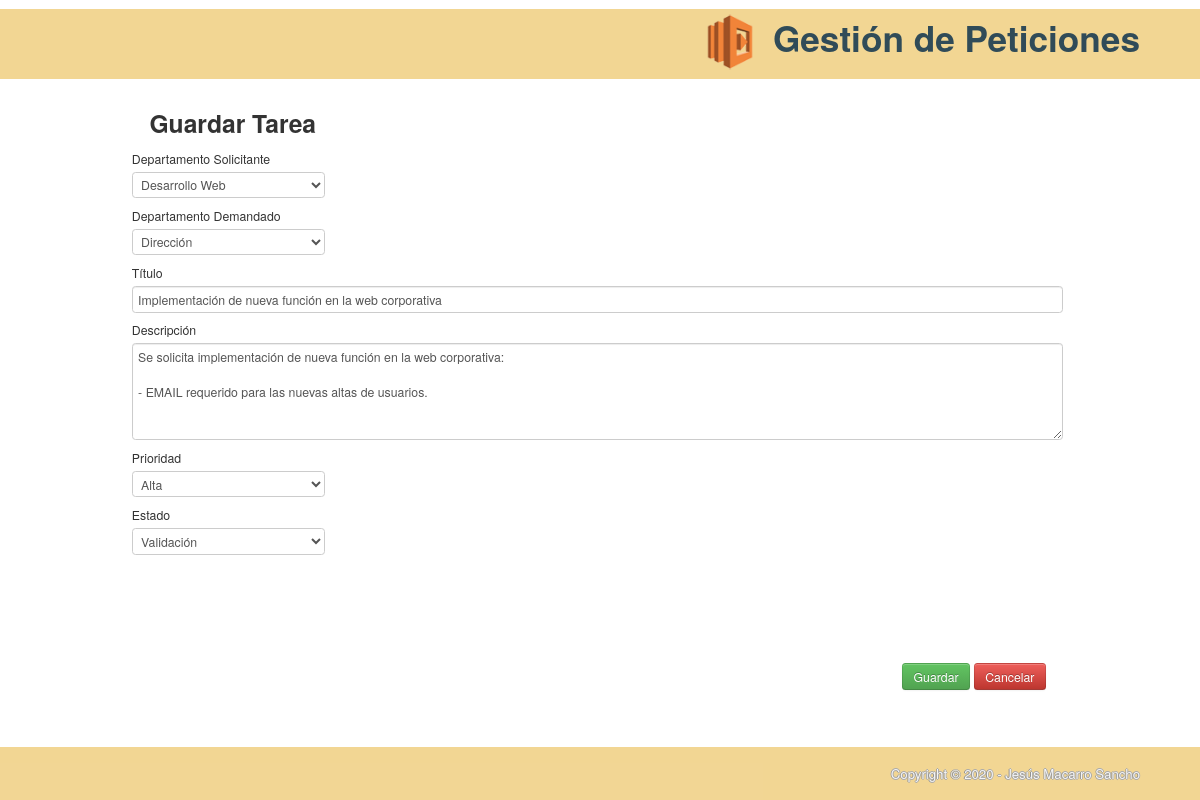
The app's page /tareas/guardar/3 with its own data.
### tables this page shows
CREATE TABLE `tareas`(
    `id_tarea` INT(5) NOT NULL AUTO_INCREMENT COMMENT 'Identificador de la tarea.',
    `dpto_solicitante` TINYINT NOT NULL COMMENT 'Departamento que solicita la tarea.',
    `dpto_demandado` TINYINT NOT NULL COMMENT 'Departamento al que se le demanda la tarea.',
    `titulo_tarea` VARCHAR(200) NOT NULL COMMENT 'Título de la tarea.',
    `descripcion_tarea` TEXT NOT NULL COMMENT 'Descripción de la tarea.',
    `prioridad_tarea` TINYINT NOT NULL COMMENT 'Prioridad para la realización de la tarea.',
    `estado_tarea` TINYINT NOT NULL COMMENT 'Estado en el que se encuentra la tarea.',
    PRIMARY KEY(`id_tarea`)
);

### application/controllers/Tareas.php (called while the page is built, shortened)
<?php
class Tareas extends CI_Controller {
    public function guardar ($id_tarea = null) {
        $data = array ();
        $this -> load -> model ('tarea_model');
        $this -> load -> model ('departamento_model');
        $this -> load -> model ('prioridad_model');
        $this -> load -> model ('estado_model');
        $data['dptos'] = $this -> departamento_model -> obtener_departamentos ();
        $data['prioridades'] = $this -> prioridad_model -> obtener_prioridades ();
        $data['estados'] = $this -> estado_model -> obtener_estados ();
        if ($id_tarea) {
            $tarea = $this -> tarea_model -> obtener_por_id ($id_tarea);
            $data['id_tarea'] = $tarea -> id_tarea;
            $data['dpto_solicitante'] = $tarea -> dpto_solicitante;
            $data['dpto_demandado'] = $tarea -> dpto_demandado;
            $data['titulo_tarea'] = $tarea -> titulo_tarea;
            $data['descripcion_tarea'] = $tarea -> descripcion_tarea;
            $data['prioridad_tarea'] = $tarea -> prioridad_tarea;
            $data['estado_tarea'] = $tarea -> estado_tarea;
        }
        $this -> load -> view ('tareas/header');
        $this -> load -> view ('tareas/guardar', $data);
        $this -> load -> view ('tareas/footer');
    }
}

### index.php (called while the page is built, shortened)
<?php
require_once BASEPATH.'core/CodeIgniter.php';

### application/models/Tarea_model.php (called while the page is built, shortened)
<?php
class Tarea_model extends CI_Model {
   public function obtener_por_id ($id_tarea) {
      $this -> db -> select ('tareas.id_tarea, dpto_solicitante, dpto_demandado, titulo_tarea, descripcion_tarea, prioridad_tarea, estado_tarea, id_prioridad, descripcion_prioridad, sol.id_dpto, sol.nombre_dpto dpto_sol, dem.id_dpto, dem.nombre_dpto dpto_dem, id_estado, descripcion_estado');
      $this -> db -> from ('tareas');
      $this -> db -> join ('prioridades', 'prioridad_tarea = id_prioridad');
      $this -> db -> join ('departamentos sol', 'dpto_solicitante = sol.id_dpto');
      $this -> db -> join ('departamentos dem', 'dpto_demandado = dem.id_dpto');
      $this -> db -> join ('estados', 'estado_tarea = id_estado');
      $this -> db -> where ('id_tarea', $id_tarea);
      $consulta = $this -> db -> get ();
      $resultado = $consulta -> row ();
      return $resultado;
   }
}

### application/models/Departamento_model.php (called while the page is built, shortened)
<?php
class Departamento_model extends CI_Model {
    public function obtener_departamentos () {
        $this -> db -> select ('id_dpto, nombre_dpto');
        $this -> db -> from ('departamentos');
        $this -> db -> order_by ('id_dpto', 'asc');
        $consulta = $this -> db -> get ();
        $resultado = $consulta -> result ();
        return $resultado;
    }
}

### application/models/Prioridad_model.php (called while the page is built, shortened)
<?php
class Prioridad_model extends CI_Model {
    public function obtener_prioridades () {
        $this -> db -> select ('id_prioridad, descripcion_prioridad');
        $this -> db -> from ('prioridades');
        $consulta = $this -> db -> get ();
        $resultado = $consulta -> result ();
        return $resultado;
    }
}

### application/models/Estado_model.php (called while the page is built, shortened)
<?php
class Estado_model extends CI_Model {
    public function obtener_estados () {
        $this -> db -> select ('id_estado, descripcion_estado');
        $this -> db -> from ('estados');
        $consulta = $this -> db -> get ();
        $resultado = $consulta -> result ();
        return $resultado;
    }
}

### application/views/tareas/guardar.php (the view)
<h1> Guardar Tarea </h1>
<form method="post" action="<?php echo base_url () ?>tareas/guardar_post/<?php echo $id_tarea ?>">
    <div class="row">
        <label> Departamento Solicitante </label>
        <select name="dpto_solicitante">
            <?php foreach ($dptos as $item): ?>
                <?php if ($item -> id_dpto == $dpto_solicitante): ?>
                    <option value="<?php echo $item -> nombre_dpto ?>" selected><?php echo $item -> nombre_dpto ?></option>
                <?php else: ?>
                    <option value="<?php echo $item -> nombre_dpto ?>" ><?php echo $item -> nombre_dpto ?></option>
                <?php endif; ?>
            <?php endforeach; ?>
        </select>
        <label> Departamento Demandado </label>
        <select name="dpto_demandado">
            <?php foreach ($dptos as $item): ?>
                <?php if ($item -> id_dpto == $dpto_demandadado): ?>
                    <option value="<?php echo $item -> nombre_dpto ?>" selected><?php echo $item -> nombre_dpto ?></option>
                <?php else: ?>
                    <option value="<?php echo $item -> nombre_dpto ?>" ><?php echo $item -> nombre_dpto ?></option>
                <?php endif; ?>
            <?php endforeach; ?>
        </select>
    </div>
    <div class="row">
        <label> Título </label>
        <input type="text" name="titulo_tarea" required="required" style="width: 100%;" value="<?php echo $titulo_tarea ?>" />
    </div>
    <div class="row">
        <label> Descripción </label>
        <textarea name="descripcion_tarea" cols="100" rows="5" required="required" style="width: 100%;"><?php echo $descripcion_tarea; ?></textarea>
    </div>
    <div class="row">
        <label> Prioridad </label>
        <select name="prioridad_tarea">
            <?php foreach ($prioridades as $item): ?>
                <?php if ($item -> id_prioridad == $prioridad_tarea): ?>
                    <option value="<?php echo $item -> descripcion_prioridad ?>" selected><?php echo $item -> descripcion_prioridad ?></option>
                <?php else: ?>
                    <option value="<?php echo $item -> descripcion_prioridad ?>" ><?php echo $item -> descripcion_prioridad ?></option>
                <?php endif; ?>
            <?php endforeach; ?>
        </select>
        <label> Estado </label>
        <?php if ($id_tarea == null): ?>
            <input type="text" value="<?php echo $estado_tarea ?>" disabled />
        <?php else: ?>
            <select name="estado_tarea">
            <?php foreach ($estados as $item): ?>
                <?php if ($item -> id_estado == $estado_tarea): ?>
                    <option value="<?php echo $item -> descripcion_estado ?>" selected><?php echo $item -> descripcion_estado ?></option>
                <?php else: ?>
                    <option value="<?php echo $item -> descripcion_estado ?>" ><?php echo $item -> descripcion_estado ?></option>
                <?php endif; ?>
            <?php endforeach; ?>
            </select>
        <?php endif; ?>
    </div>
    <div class="rowbutton">
        <input type="submit" class="btn btn-success" value="Guardar" title="Guardar" />
        <a class="btn btn-danger" href="<?php echo base_url () ?>tareas" title="Cancelar"> Cancelar </a>
    </div>
</form>

### records on screen
tareas: titulo_tarea "Implementación de nueva función en la web corporativa", descripcion_tarea "Se solicita implementación de nueva función en la web corporativa: - EMAIL requerido para las nuevas altas de usuarios."

### other values on screen
form field dpto_solicitante "Desarrollo Web"
form field dpto_demandado "Dirección"
form field prioridad_tarea "Alta"
form field estado_tarea "Validación"
